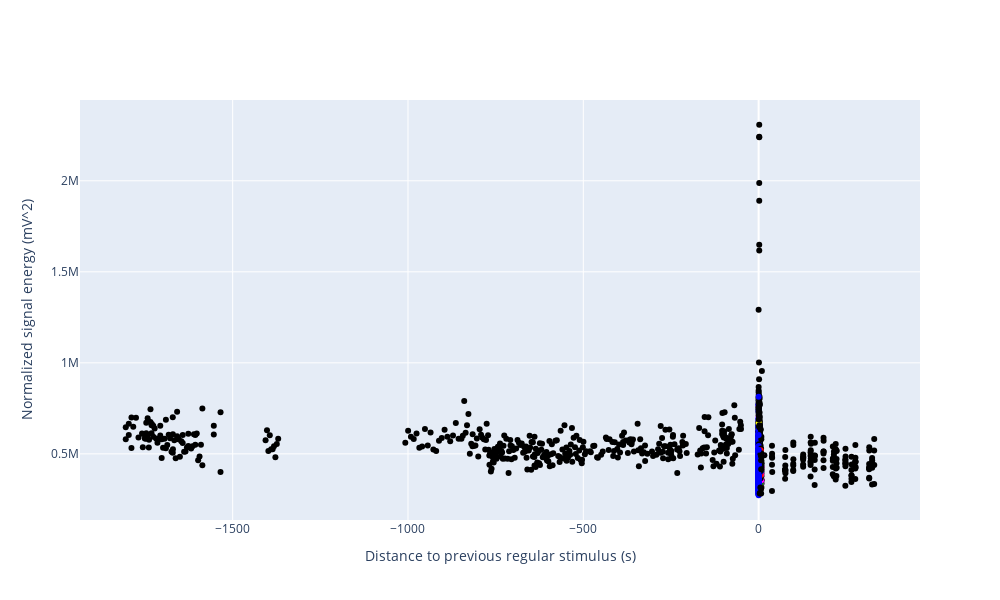

This figure's notebook cell:
### Code cell
''' 
This cell performs the clustering according to
- distance to previous stimulus
- normalized signal energy of the APs
'''
%autoreload 2
from fibre_tracking import DBSCANClustering
from plotting import ClusterPlot2D

clustered_data_df = DBSCANClustering.perform_clustering(actpots, eps = 0.002, min_samples = 10, save_fibre_prediction = True)

cl2dplot = ClusterPlot2D()
cl2dplot.plot(clustered_data_df = clustered_data_df)

### Figure 1 — Plotly figure (JSON) as saved in the notebook; plotly's stock layout.template omitted (floating-point values rounded to 4 significant figures; data arrays with more than 128 entries replaced by an {"elided": "..."} marker saying what was removed)
{"data": [{"hovertemplate": "%{text}", "marker": {"color": {"elided": "2535 str values"}, "symbol": {"elided": "2535 int values"}}, "mode": "markers", "text": {"elided": "2535 str values"}, "type": "scatter", "x": {"elided": "2535 float values"}, "y": {"elided": "2535 float values"}}], "layout": {"height": 600, "width": 1000, "xaxis": {"title": {"text": "Distance to previous regular stimulus (s)"}}, "yaxis": {"title": {"text": "Normalized signal energy (mV^2)"}}}}
